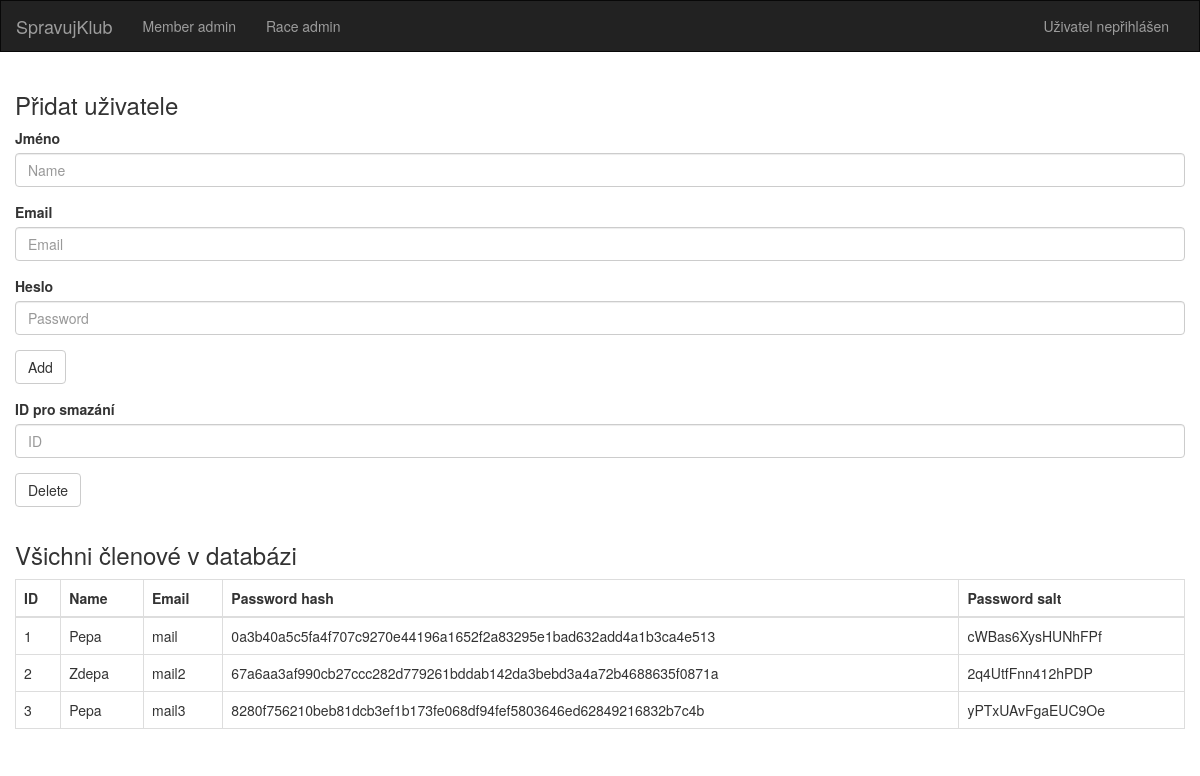
The app's page /admin_member with its own data.
### dl/models/Member.py (models this page shows, shortened)
class Member(db.Model):
    __tablename__ = "members"
    id = db.Column(db.Integer, primary_key=True, autoincrement=True)
    name = db.Column(db.String(50))
    email = db.Column(db.String(50), unique=True)
    password = db.Column(db.String(50))
    salt = db.Column(db.String(16))
    races = db.relationship('Race', secondary='ucast_na_zavode')
    created_races = db.relationship('Race', backref='created_by', lazy=True)

### views.py (the view, shortened to what this page needs)
@app.route('/admin_member', methods=['GET'])
def admin_member():
    name = request.values.get("name")
    email = request.values.get("mail")
    password = request.values.get("password")
    delete_id = request.values.get("delete")
    if name is not None and email is not None:
        try:
            member_controller.create_member(name=name, mail=email, password=password)
        except Exception as ex:
            print(str(ex))
    return render_template("admin_member.html", members=member_controller.get_all_members(), title="Member admin")

### dl/MemberController.py (called while the page is built)
    def get_all_members(self):
        return Member.query.all()

### templates/admin_member.html
{% extends "base.html" %}
{% block content %}
    <div class="container tab-content">
        <div class="row">
            <form action="/admin_member" role="form">
                <h3>Přidat uživatele</h3>
                <div class="form-group">
                    <label>Jméno</label>
                    <input type="text" class="form-control" name="name" placeholder="Name">
                </div>
                <div class="form-group">
                    <label>Email</label>
                    <input type="text" class="form-control" name="mail" placeholder="Email" >
                </div>
                <div class="form-group">
                    <label for="inputPrice">Heslo</label>
                    <input type="password" class="form-control" name="password" placeholder="Password" >
                </div>
                <div class="form-group">
                    <button type="submit" class="btn btn-default">Add</button>
                </div>
            </form>
        </div>
        <div class="row">
            <form action="/admin_member" role="form">
                <div class="form-group">
                    <label>ID pro smazání</label>
                    <input type="number" class="form-control" name="delete" placeholder="ID" >
                </div>
                <div class="form-group">
                    <button type="submit" class="btn btn-default">Delete</button>
                </div>
            </form>
        </div>
        <div class="row">
            <h3>Všichni členové v databázi</h3>
            <div class="table-responsive">
                <table class="table table-bordered" id="mainTable">
                    <thead>
                    <tr>
                        <th>ID</th>
                        <th>Name</th>
                        <th>Email</th>
                        <th>Password hash</th>
                        <th>Password salt</th>
                    </tr>
                    </thead>
                    <tbody id="displayArea">
                    {% for member in members %}
                        <tr>
                            <td>{{ member.id }}</td>
                            <td>{{ member.name }}</td>
                            <td>{{ member.email }}</td>
                            <td>{{ member.password }}</td>
                            <td>{{ member.salt }}</td>
                        </tr>
                    {% endfor %}
                    </tbody>
                </table>
            </div>
        </div>
    </div>
{% endblock %}

### templates/base.html (shortened to what this page needs)
{% extends "bootstrap/base.html" %}
	{% block header %}
		{% block navbar %}
			<nav class="navbar navbar-inverse" style="border-radius: 0 !important;">
				<div class="container-fluid">
					<div class="navbar-header">
						<a class="navbar-brand" href="{{ url_for('index') }}">SpravujKlub</a>
					</div>
					<div class="collapse navbar-collapse" id="bs-example-navbar-collapse-1">
						<ul class="nav navbar-nav">
							<li><a href="{{ url_for('admin_member') }}">Member admin</a></li>
							<li><a href="{{ url_for('admin_race') }}">Race admin</a></li>
						</ul>
						<ul class="nav navbar-nav navbar-right">
							{% if current_user.is_authenticated %}
								<li>
									<a href="{{ url_for('profile', user_id=current_user.id ) }}">Přihlášen
										uživatel {{ current_user.name }}</a>
								</li>
								<li>
									<button type="button" onclick="location.href='/logout'"
											class="btn btn-default navbar-btn" id="signIn_button">Odhlásit se
									</button>
								</li>
							{% else %}
								<li>
									<a>Uživatel nepřihlášen</a>
								</li>
							{% endif %}
						</ul>
					</div>
				</div>
			</nav>
		{% endblock %}
	{% endblock %}

### records on screen
Member: id "1", name "Pepa", email "mail", password "0a3b40a5c5fa4f707c9270e44196a1652f2a83295e1bad632add4a1b3ca4e513", salt "cWBas6XysHUNhFPf"
Member: id "2", name "Zdepa", email "mail2", password "67a6aa3af990cb27ccc282d779261bddab142da3bebd3a4a72b4688635f0871a", salt "2q4UtfFnn412hPDP"
Member: id "3", name "Pepa", email "mail3", password "8280f756210beb81dcb3ef1b173fe068df94fef5803646ed62849216832b7c4b", salt "yPTxUAvFgaEUC9Oe"
